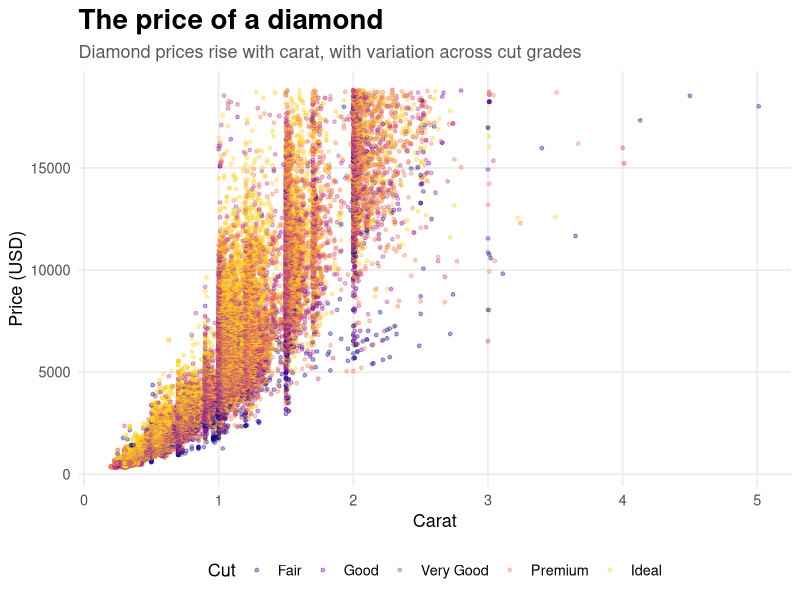

Recreate this plot in R.
library(tidyverse)

result <- sum(1:10)
print(result)

diamonds_plot <- ggplot(diamonds, aes(x = carat, y = price, color = cut)) +
  geom_point(alpha = 0.35, size = 1) +
  scale_color_viridis_d(option = "C", end = 0.9) +
  labs(
    title = "The price of a diamond",
    subtitle = "Diamond prices rise with carat, with variation across cut grades",
    x = "Carat",
    y = "Price (USD)",
    color = "Cut"
  ) +
  theme_minimal(base_size = 13) +
  theme(
    plot.title = element_text(face = "bold", size = 20),
    plot.subtitle = element_text(color = "grey35"),
    legend.position = "bottom",
    panel.grid.minor = element_blank()
  )

ggsave("diamonds-1.png", plot = diamonds_plot, width = 10, height = 6, dpi = 300)
